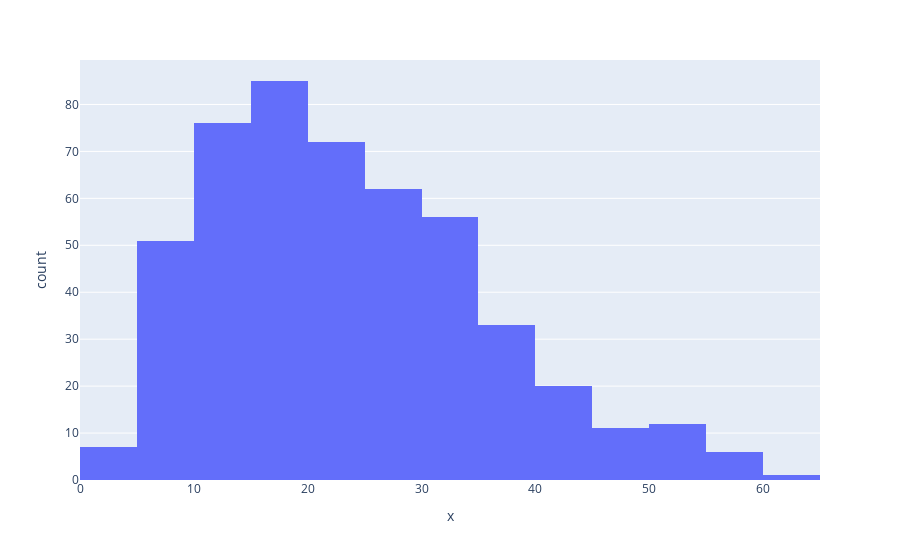

Notebook source saved alongside this figure:
### Code cell
px.histogram(x=dt_enc[dt_enc['Благонадежный_заемщик'] == 1]['per_monthly_payment'])

### Figure 1 — Plotly figure (JSON) as saved in the notebook; plotly's stock layout.template omitted (floating-point values rounded to 4 significant figures; data arrays with more than 128 entries replaced by an {"elided": "..."} marker saying what was removed)
{"data": [{"alignmentgroup": "True", "bingroup": "x", "hovertemplate": "x=%{x}<br>count=%{y}<extra></extra>", "legendgroup": "", "marker": {"color": "#636efa"}, "name": "", "offsetgroup": "", "orientation": "v", "showlegend": false, "type": "histogram", "x": {"elided": "492 float values"}, "xaxis": "x", "yaxis": "y"}], "layout": {"barmode": "relative", "legend": {"tracegroupgap": 0}, "margin": {"t": 60}, "xaxis": {"anchor": "y", "domain": [0, 1], "title": {"text": "x"}}, "yaxis": {"anchor": "x", "domain": [0, 1], "title": {"text": "count"}}}}
